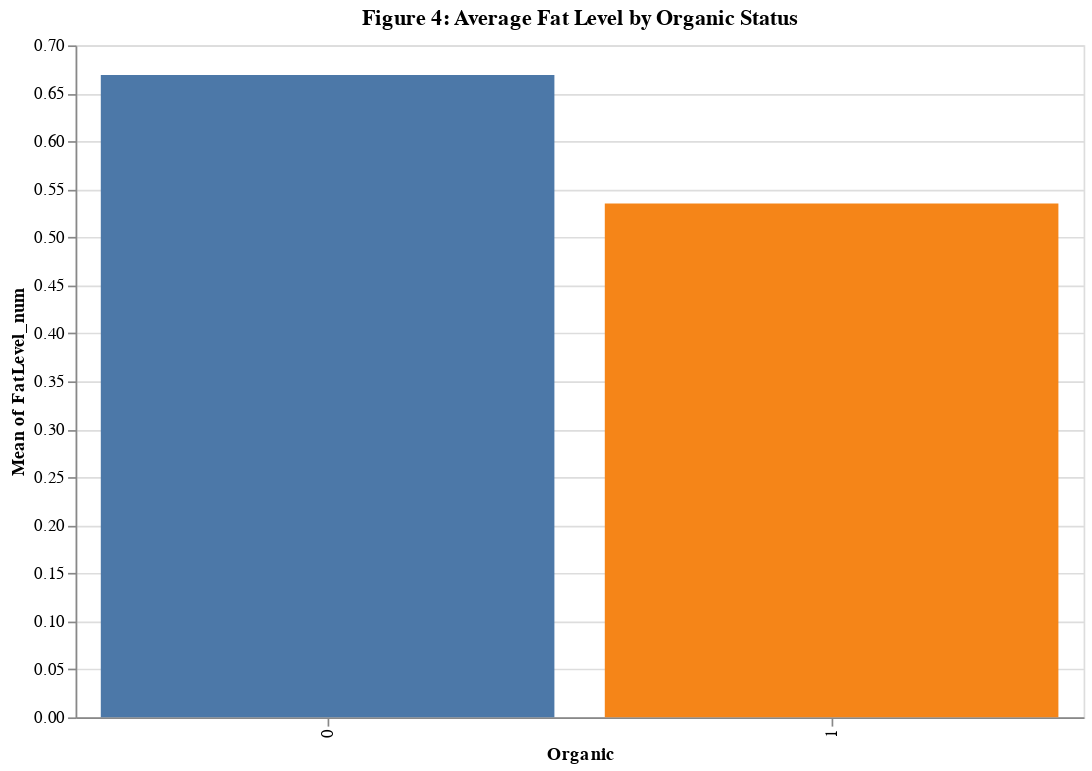

Source (notebook cell):
### Code cell
# Plot with Altair
alt.Chart(cheese_df).mark_bar().encode(
    x='Organic:N',
    y='mean(FatLevel_num):Q',
    color=alt.Color('Organic:N', legend=None),
    tooltip=['Organic', 'mean(FatLevel_num)']
).properties(
    width=600,
    height=400,
    title='Figure 4: Average Fat Level by Organic Status'
).interactive()

### Figure 1 — Vega-Lite specification as saved in the notebook (floating-point values rounded to 4 significant figures; data arrays with more than 128 entries replaced by an {"elided": "..."} marker saying what was removed)
{"config": {"view": {"continuousWidth": 400, "continuousHeight": 300}}, "data": {"name": "data-55062ab5da06363f45987b0754a4dffa"}, "mark": "bar", "encoding": {"color": {"type": "nominal", "field": "Organic", "legend": null}, "tooltip": [{"type": "quantitative", "field": "Organic"}, {"type": "quantitative", "aggregate": "mean", "field": "FatLevel_num"}], "x": {"type": "nominal", "field": "Organic"}, "y": {"type": "quantitative", "aggregate": "mean", "field": "FatLevel_num"}}, "height": 400, "selection": {"selector004": {"type": "interval", "bind": "scales", "encodings": ["x", "y"]}}, "title": "Figure 4: Average Fat Level by Organic Status", "width": 600, "$schema": "https://vega.github.io/schema/vega-lite/v4.8.1.json", "datasets": {"data-55062ab5da06363f45987b0754a4dffa": {"elided": "1042 records"}}}
